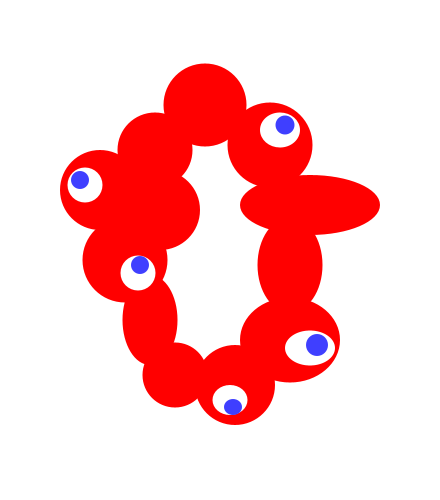
Frame 1 (no input)
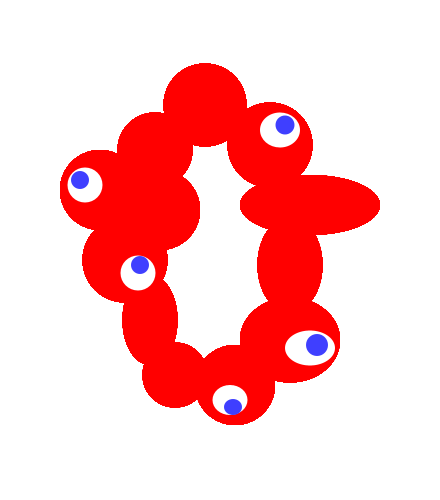
Frame 60 (the mouse pressed at the canvas centre just before this capture)
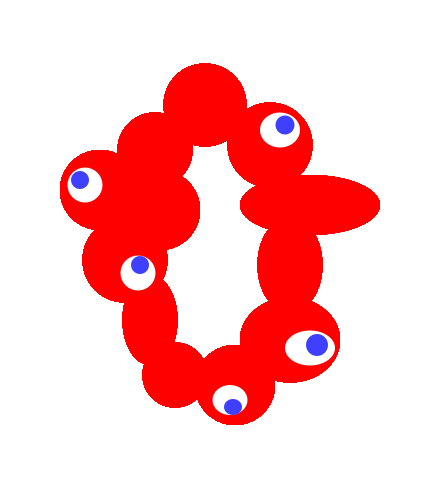
Frame 120 (the mouse held since frame 60 and released just before this capture)

The Processing sketch that drew these frames (run headless with seeded random() and noise(); from frame 60 on, the mouse is pressed at the canvas centre):

// Processing sketch: chap3_draw
// ── chap3_draw.pde
// いのちの輝きくん

void setup()
{
    size(440, 500);
    background(255);
}

void draw()
{
    noStroke();
    fill(255, 0, 0);
    ellipse(100, 190, 80, 80);
    ellipse(160, 210, 80, 80);
    ellipse(155, 150, 75, 75);
    ellipse(125, 260, 85, 85);
    ellipse(150, 320, 55, 90);
    ellipse(175, 375, 65, 65);
    ellipse(235, 385, 80, 80);
    ellipse(290, 340, 100, 85);
    ellipse(290, 265, 65, 95);
    ellipse(310, 205, 140, 60);
    ellipse(270, 145, 85, 85);
    ellipse(205, 105, 83, 83);

    fill(255);
    ellipse(85, 185, 35, 35);
    ellipse(138, 273, 35, 35);
    ellipse(230, 400, 35, 30);
    ellipse(310, 348, 50, 35);
    ellipse(280, 130, 40, 35);

    fill(63, 63, 255);
    ellipse(80, 180, 18, 18);
    ellipse(140, 265, 18, 18);
    ellipse(233, 407, 18, 16);
    ellipse(317, 345, 22, 22);
    ellipse(285, 125, 19, 19);
}
